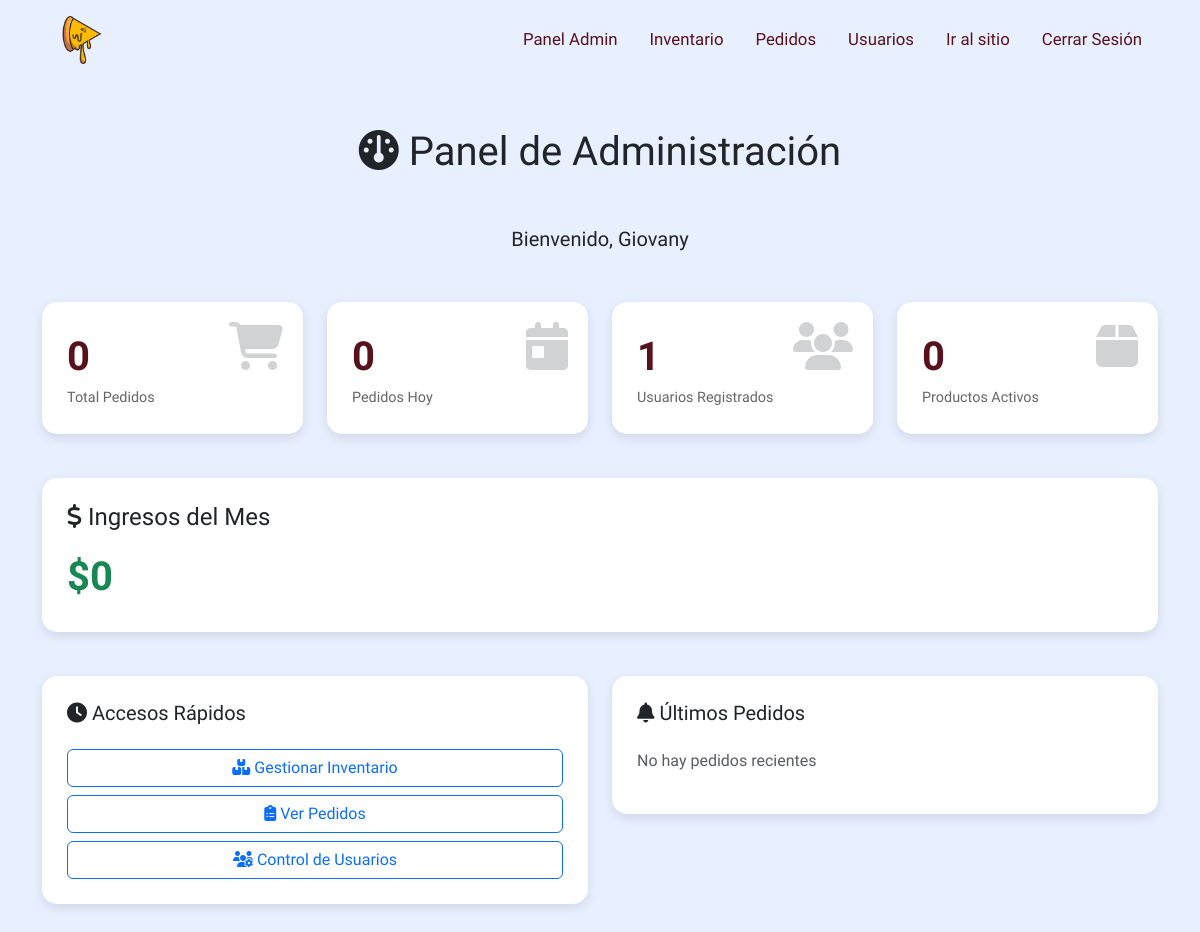
Before: /main_admin.php (signed in) with the older database file.
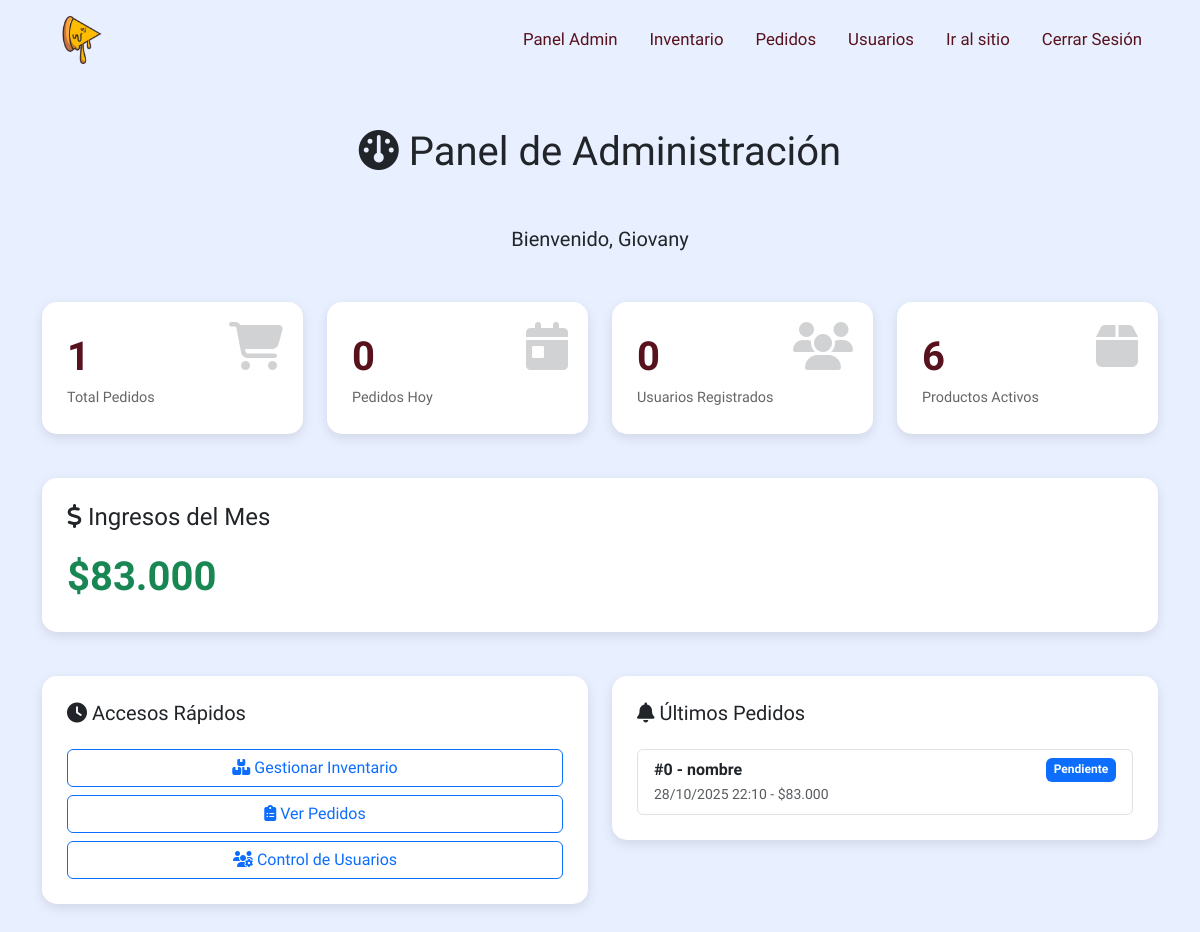
After: the same page with the newer database file.
### tables this page shows
CREATE TABLE `pedidos` (
  `id_pedido` int(11) NOT NULL,
  `id_user` int(11) NOT NULL,
  `nombre_cliente` varchar(100) NOT NULL,
  `telefono_cliente` varchar(20) NOT NULL,
  `direccion_entrega` varchar(255) NOT NULL,
  `total` decimal(10,2) NOT NULL,
  `estado_pedido` enum('Pendiente','En Preparacion','En Camino','Entregado','Cancelado') DEFAULT 'Pendiente',
  `metodo_pago` varchar(50) DEFAULT 'Efectivo',
  `estado_pago` enum('Pendiente','Procesando','Completado','Fallido') DEFAULT 'Pendiente',
  `transaccion_pago` varchar(255) DEFAULT NULL,
  `fecha_creacion` timestamp NOT NULL DEFAULT current_timestamp(),
  `fecha_entrega` timestamp NULL DEFAULT NULL
);

### main_admin.php (the view, shortened to what the changed rows need)
<?php
    include("libs.php");
    $mysqli = bd_conection();
    $sql_total_pedidos = "SELECT COUNT(*) as total FROM pedidos";
    $total_pedidos = $mysqli->query($sql_total_pedidos)->fetch_assoc()['total'];
    $sql_total_usuarios = "SELECT COUNT(*) as total FROM usuarios WHERE rol = 2";
    $total_usuarios = $mysqli->query($sql_total_usuarios)->fetch_assoc()['total'];
    $sql_total_productos = "SELECT COUNT(*) as total FROM productos WHERE estado = 1";
    $total_productos = $mysqli->query($sql_total_productos)->fetch_assoc()['total'];
    $sql_ingresos_mes = "SELECT SUM(total) as ingresos FROM pedidos WHERE MONTH(fecha_creacion) = MONTH(CURDATE()) AND YEAR(fecha_creacion) = YEAR(CURDATE())";
    $ingresos_mes = $mysqli->query($sql_ingresos_mes)->fetch_assoc()['ingresos'] ?? 0;
?>
<!DOCTYPE html>
<html lang="es">
<head>
    <link href="https://cdn.jsdelivr.net/npm/bootstrap@5.3.8/dist/css/bootstrap.min.css" rel="stylesheet">
    <link rel="stylesheet" href="assets/css/styles.css">
</head>
<body>
    <div class="container my-5">
        <div class="row">
            <div class="col-12">
                <h1 class="text-center mb-5">
                    <i class="fa-solid fa-gauge"></i> Panel de Administración
                </h1>
            </div>
        </div>
        <div class="row">
            <div class="col-md-6 col-lg-3">
                <div class="dashboard-card position-relative">
                    <i class="fa-solid fa-shopping-cart stat-icon"></i>
                    <div class="stat-number"><?php echo $total_pedidos; ?></div>
                    <div class="stat-label">Total Pedidos</div>
                </div>
            </div>
            <div class="col-md-6 col-lg-3">
                <div class="dashboard-card position-relative">
                    <i class="fa-solid fa-users stat-icon"></i>
                    <div class="stat-number"><?php echo $total_usuarios; ?></div>
                    <div class="stat-label">Usuarios Registrados</div>
                </div>
            </div>
            <div class="col-md-6 col-lg-3">
                <div class="dashboard-card position-relative">
                    <i class="fa-solid fa-box stat-icon"></i>
                    <div class="stat-number"><?php echo $total_productos; ?></div>
                    <div class="stat-label">Productos Activos</div>
                </div>
            </div>
        </div>
        <div class="row mt-4">
            <div class="col-md-12">
                <div class="dashboard-card">
                    <h4 class="mb-3"><i class="fa-solid fa-dollar-sign"></i> Ingresos del Mes</h4>
                    <div class="stat-number text-success">$<?php echo number_format($ingresos_mes, 0, ',', '.'); ?></div>
                </div>
            </div>
        </div>
        <div class="row mt-4">
            <div class="col-md-6">
                <div class="dashboard-card">
                    <?php
                    $sql_ultimos = "SELECT p.id_pedido, p.nombre_cliente, p.total, p.estado_pedido, p.fecha_creacion
                                    FROM pedidos p
                                    ORDER BY p.fecha_creacion DESC
                                    LIMIT 5";
                    $result_ultimos = $mysqli->query($sql_ultimos);
                    ?>
                    <div class="list-group">
                        <?php if ($result_ultimos && $result_ultimos->num_rows > 0): ?>
                            <?php while ($pedido = $result_ultimos->fetch_assoc()): ?>
                                <div class="list-group-item">
                                    <div class="d-flex justify-content-between">
                                        <strong>#<?php echo $pedido['id_pedido']; ?> - <?php echo htmlspecialchars($pedido['nombre_cliente']); ?></strong>
                                        <span class="badge bg-primary"><?php echo $pedido['estado_pedido']; ?></span>
                                    </div>
                                    <small class="text-muted">
                                        <?php echo date('d/m/Y H:i', strtotime($pedido['fecha_creacion'])); ?> -
                                        $<?php echo number_format($pedido['total'], 0, ',', '.'); ?>
                                    </small>
                                </div>
                            <?php endwhile; ?>
                        <?php else: ?>
                            <p class="text-muted">No hay pedidos recientes</p>
                        <?php endif; ?>
                    </div>
                </div>
            </div>
        </div>
    </div>
</body>
</html>

Changed rows visible on the page:
added pedidos: id_pedido "0", nombre_cliente "nombre", estado_pedido "Pendiente", fecha_creacion "28/10/2025 22:10", total "83.000"
Other visible differences:
$total_pedidos: "0" → "1"
$total_usuarios: "1" → "0"
$total_productos: "0" → "6"
$ingresos_mes: "0" → "83.000"
text no longer shown: "No hay pedidos recientes"
